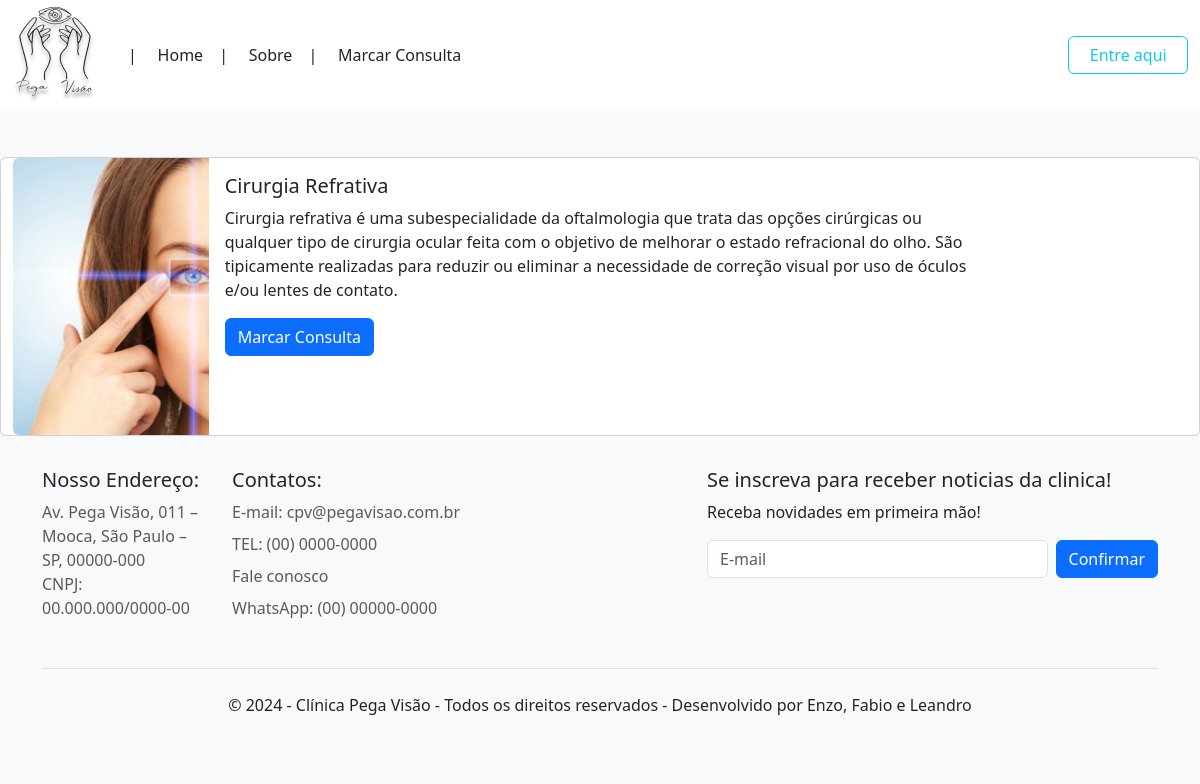
The page /atendimento/3 on the database its author committed.
### PV/models.py (models this page shows)
class Atendimento(models.Model):
    nome = models.CharField(max_length=100, null=False, blank=False)
    imagem = models.ImageField(upload_to="imagens/%Y/%m/%d/", blank=True)
    descricao = models.TextField(null=False, blank=False, default='')
    disponivel = models.BooleanField(default=False)

### PV/views.py (the view)
# urls.py: path('atendimento/<int:atendimento_id>', atendimento, name='atendimento'),
def atendimento(request, atendimento_id):
    form = LoginForms()
    atendimento = get_object_or_404(Atendimento, pk=atendimento_id)
    return render(request, 'clinica/atendimento.html', {"atendimento": atendimento, 'form':form})

### Usuarios/forms.py
class LoginForms(forms.Form):
    nome_login=forms.CharField(
        label="Nome de Login",
        required=True,
        max_length=100,
        widget=forms.TextInput(
            attrs={
                "class": "form-control",
                "placeholder": "Digite seu nome"
            }
        )
    )
    senha_login=forms.CharField(
        label="Senha",
        required=True,
        max_length=100,
        widget=forms.PasswordInput(
            attrs={
                "class": "form-control",
                "placeholder": "Digite sua senha"
            }
        )
    )

### templates/clinica/atendimento.html
{% extends 'clinica/base.html' %}
{% load static %}
{% block content %}
  <div class="card mb-3 container-fluid my-5" style="max-width: 1320px">
    <div class="row g-0">
      <div class="col-md-2">
        {% if atendimento.imagem == '' or atendimento.imagem == null %}
          <img src="{% static './images/not-found.png' %}" class="img-fluid rounded-start" />
        {% else %}
          <img src="{{ atendimento.imagem.url }}" class="img-fluid rounded-start" />
        {% endif %}
      </div>
      <div class="col-md-8">
        <div class="card-body">
          <h5 class="card-title">{{ atendimento.nome }}</h5>
          <p class="card-text">{{ atendimento.descricao }}</p>
          <a href="{% url 'consulta' %}" class="btn btn-primary">Marcar Consulta</a>
        </div>
      </div>
    </div>
  </div>
{% endblock %}

### rows shown on the page
Atendimento: imagem (picture), nome "Cirurgia Refrativa", descricao "Cirurgia refrativa é uma subespecialidade da oftalmologia que trata das opções cirúrgicas ou qualquer tipo de cirurgia ocular feita com o objetivo de melhorar o estado refracional do olho. São tipicamente realizadas para reduzir ou eliminar a necessidade de correção visual por uso de óculos e/ou lentes de contato."
